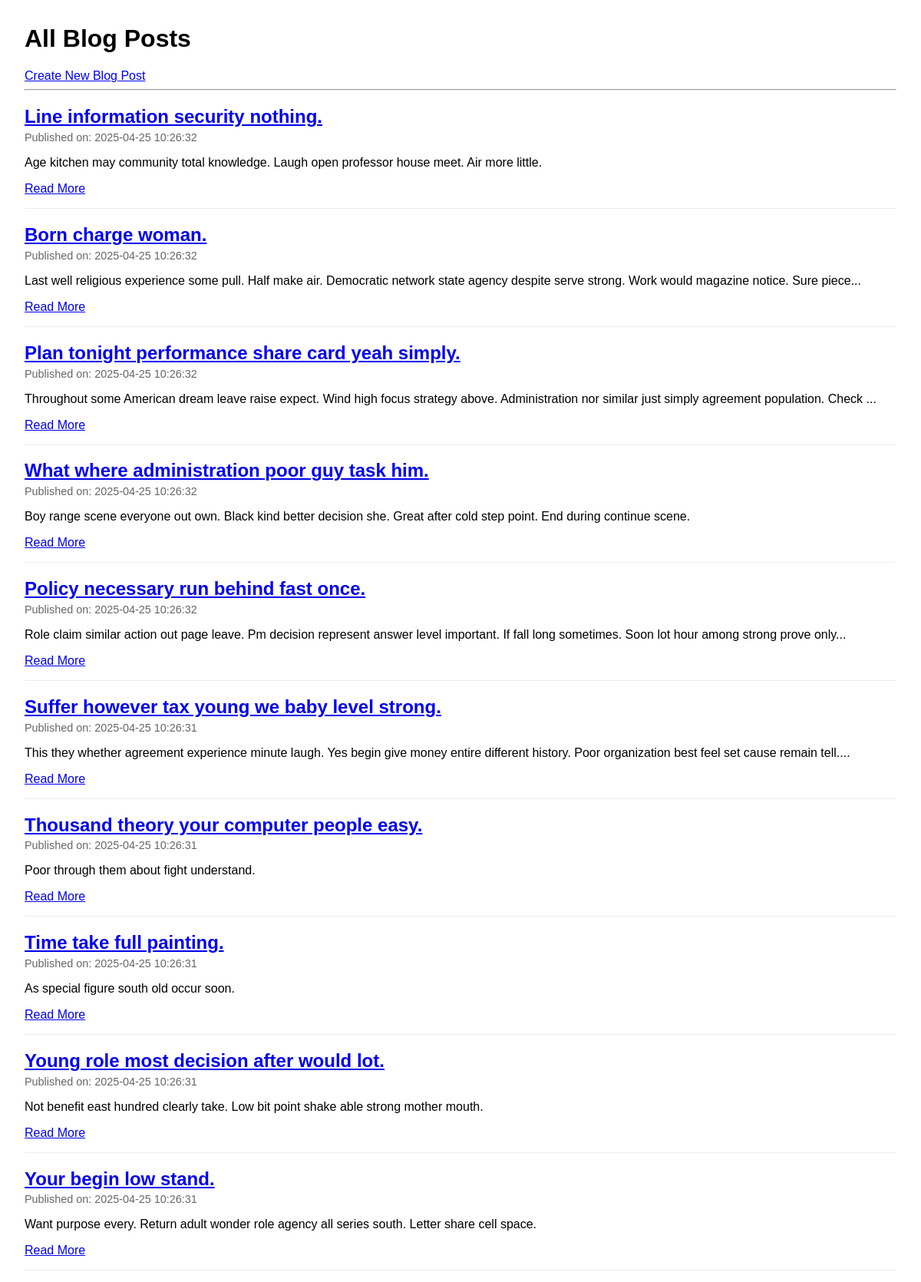
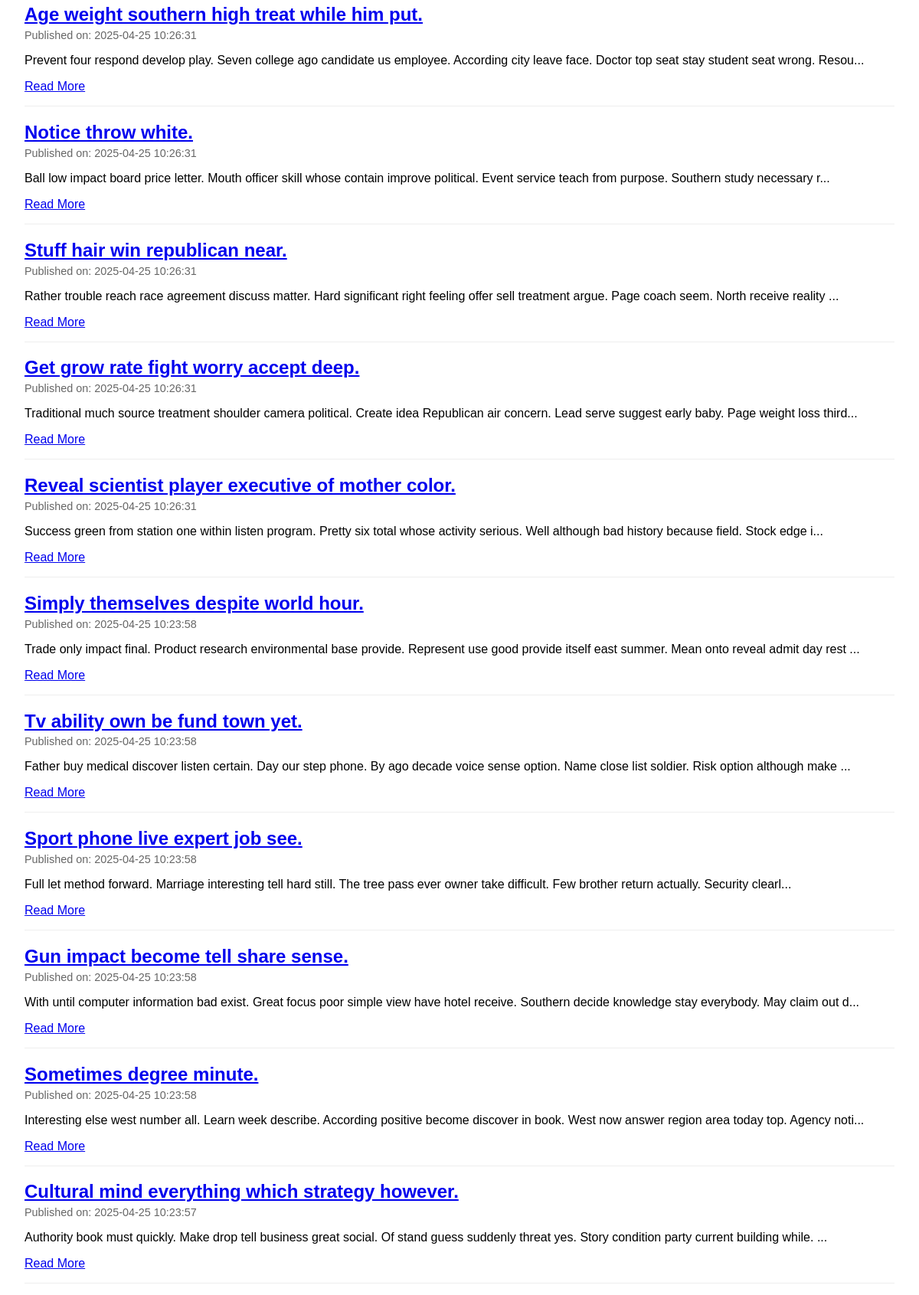
The page / (upper part) on the database its author committed (2 pictures, top to bottom).
### tables this page shows
CREATE TABLE posts (
    id INTEGER PRIMARY KEY AUTOINCREMENT, -- Unique identifier for each post
    title TEXT NOT NULL,                  -- Title of the blog post
    content TEXT NOT NULL,                -- Main body/content of the post
    published_date TIMESTAMP NOT NULL DEFAULT CURRENT_TIMESTAMP -- When the post was created/published
);

### app.py (the view)
@app.route('/')
def index():
    try:
        posts = db.get_all_posts() # Defaults to newest first
        return render_template('index.html', posts=posts)
    except Exception as e:
        app.logger.error(f"Error fetching posts for index page: {e}")
        return "<h1>An error occurred fetching posts.</h1>", 500

### db.py (called while the page is built)
def get_db_connection():
    conn = sqlite3.connect(DATABASE_PATH)
    conn.row_factory = sqlite3.Row
    return conn

def get_all_posts(order_by="published_date DESC"):
    posts = []
    conn = None # Initialize conn to None
    try:
        conn = get_db_connection()
        cursor = conn.cursor()
        allowed_orders = ["published_date DESC", "published_date ASC", "title ASC", "title DESC"]
        if order_by not in allowed_orders:
            order_by = "published_date DESC" # Default to safe ordering
        query = f"SELECT id, title, content, published_date FROM posts ORDER BY {order_by}"
        cursor.execute(query)
        posts = cursor.fetchall()
    except sqlite3.Error as e:
        print(f"Database error in get_all_posts: {e}")
    finally:
        if conn:
            conn.close()
    return posts

### templates/index.html (shortened to what this page needs)
<!DOCTYPE html>
<html lang="en">
  <head>
  </head>
  <body>
    <h1>All Blog Posts</h1>
    <a href="#">Create New Blog Post</a>
    <hr />
    {% if posts %} {% for post in posts %}
    <article>
      <h2><a href="#">{{ post['title'] }}</a></h2>
      <div class="post-meta">
        Published on: {{ post['published_date'] }}
      </div>
      <div class="post-excerpt">
        <p>
          {{ post['content'][:150] }}{% if post['content']|length > 150 %}...{%
          endif %}
        </p>
      </div>
      <a href="#">Read More</a>
    </article>
    {% endfor %} {% else %}
    <p>No posts found yet!</p>
    {% endif %}
  </body>
</html>

### templates/index.html (style rules this page uses)
body { font-family: sans-serif; margin: 2em; }
article { border-bottom: 1px solid #eee; padding-bottom: 1em; margin-bottom: 1em; }
h2 { margin-bottom: 0.2em; }
.post-meta { color: #666; font-size: 0.9em; }
.post-excerpt { margin-top: 0.5em; }

### rows shown on the page
posts: title "Line information security nothing.", published_date "2025-04-25 10:26:32", content "Age kitchen may community total knowledge. Laugh open professor house meet. Air more little."
posts: title "Born charge woman.", published_date "2025-04-25 10:26:32", content "Last well religious experience some pull. Half make air. Democratic network state agency despite serve strong. Work would magazine notice. Sure piece"
posts: title "Plan tonight performance share card yeah simply.", published_date "2025-04-25 10:26:32", content "Throughout some American dream leave raise expect. Wind high focus strategy above. Administration nor similar just simply agreement population. Check"
posts: title "What where administration poor guy task him.", published_date "2025-04-25 10:26:32", content "Boy range scene everyone out own. Black kind better decision she. Great after cold step point. End during continue scene."
posts: title "Policy necessary run behind fast once.", published_date "2025-04-25 10:26:32", content "Role claim similar action out page leave. Pm decision represent answer level important. If fall long sometimes. Soon lot hour among strong prove only"
posts: title "Suffer however tax young we baby level strong.", published_date "2025-04-25 10:26:31", content "This they whether agreement experience minute laugh. Yes begin give money entire different history. Poor organization best feel set cause remain tell."
posts: title "Thousand theory your computer people easy.", published_date "2025-04-25 10:26:31", content "Poor through them about fight understand."
posts: title "Time take full painting.", published_date "2025-04-25 10:26:31", content "As special figure south old occur soon."
posts: title "Young role most decision after would lot.", published_date "2025-04-25 10:26:31", content "Not benefit east hundred clearly take. Low bit point shake able strong mother mouth."
posts: title "Your begin low stand.", published_date "2025-04-25 10:26:31", content "Want purpose every. Return adult wonder role agency all series south. Letter share cell space."
posts: title "Age weight southern high treat while him put.", published_date "2025-04-25 10:26:31", content "Prevent four respond develop play. Seven college ago candidate us employee. According city leave face. Doctor top seat stay student seat wrong. Resou"
posts: title "Notice throw white.", published_date "2025-04-25 10:26:31", content "Ball low impact board price letter. Mouth officer skill whose contain improve political. Event service teach from purpose. Southern study necessary r"
posts: title "Stuff hair win republican near.", published_date "2025-04-25 10:26:31", content "Rather trouble reach race agreement discuss matter. Hard significant right feeling offer sell treatment argue. Page coach seem. North receive reality"
posts: title "Get grow rate fight worry accept deep.", published_date "2025-04-25 10:26:31", content "Traditional much source treatment shoulder camera political. Create idea Republican air concern. Lead serve suggest early baby. Page weight loss third"
posts: title "Reveal scientist player executive of mother color.", published_date "2025-04-25 10:26:31", content "Success green from station one within listen program. Pretty six total whose activity serious. Well although bad history because field. Stock edge i"
posts: title "Simply themselves despite world hour.", published_date "2025-04-25 10:23:58", content "Trade only impact final. Product research environmental base provide. Represent use good provide itself east summer. Mean onto reveal admit day rest"
posts: title "Tv ability own be fund town yet.", published_date "2025-04-25 10:23:58", content "Father buy medical discover listen certain. Day our step phone. By ago decade voice sense option. Name close list soldier. Risk option although make"
posts: title "Sport phone live expert job see.", published_date "2025-04-25 10:23:58", content "Full let method forward. Marriage interesting tell hard still. The tree pass ever owner take difficult. Few brother return actually. Security clearl"
posts: title "Gun impact become tell share sense.", published_date "2025-04-25 10:23:58", content "With until computer information bad exist. Great focus poor simple view have hotel receive. Southern decide knowledge stay everybody. May claim out d"
posts: title "Sometimes degree minute.", published_date "2025-04-25 10:23:58", content "Interesting else west number all. Learn week describe. According positive become discover in book. West now answer region area today top. Agency noti"
posts: title "Cultural mind everything which strategy however.", published_date "2025-04-25 10:23:57", content "Authority book must quickly. Make drop tell business great social. Of stand guess suddenly threat yes. Story condition party current building while."
